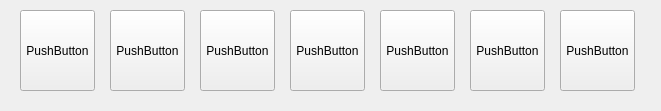
  <widget class="QWidget" name="widget_17" native="true">
   <property name="geometry">
    <rect>
     <x>0</x>
     <y>790</y>
     <width>661</width>
     <height>111</height>
    </rect>
   </property>
   <property name="styleSheet">
    <string notr="true">background-color:&quot;lightblue&quot;
</string>
   </property>
   <widget class="QPushButton" name="pushButton">
    <property name="geometry">
     <rect>
      <x>20</x>
      <y>10</y>
      <width>75</width>
      <height>81</height>
     </rect>
    </property>
    <property name="styleSheet">
     <string notr="true">background-color:&quot;lightgrey&quot;
</string>
    </property>
    <property name="text">
     <string>PushButton</string>
    </property>
   </widget>
   <widget class="QPushButton" name="pushButton_2">
    <property name="geometry">
     <rect>
      <x>110</x>
      <y>10</y>
      <width>75</width>
      <height>81</height>
     </rect>
    </property>
    <property name="styleSheet">
     <string notr="true">background-color:&quot;lightgrey&quot;
</string>
    </property>
    <property name="text">
     <string>PushButton</string>
    </property>
   </widget>
   <widget class="QPushButton" name="pushButton_3">
    <property name="geometry">
     <rect>
      <x>200</x>
      <y>10</y>
      <width>75</width>
      <height>81</height>
     </rect>
    </property>
    <property name="styleSheet">
     <string notr="true">background-color:&quot;lightgrey&quot;
</string>
    </property>
    <property name="text">
     <string>PushButton</string>
    </property>
   </widget>
   <widget class="QPushButton" name="pushButton_4">
    <property name="geometry">
     <rect>
      <x>290</x>
      <y>10</y>
      <width>75</width>
      <height>81</height>
     </rect>
    </property>
    <property name="styleSheet">
     <string notr="true">background-color:&quot;lightgrey&quot;
</string>
    </property>
    <property name="text">
     <string>PushButton</string>
    </property>
   </widget>
   <widget class="QPushButton" name="pushButton_5">
    <property name="geometry">
     <rect>
      <x>470</x>
      <y>10</y>
      <width>75</width>
      <height>81</height>
     </rect>
    </property>
    <property name="styleSheet">
     <string notr="true">background-color:&quot;lightgrey&quot;
</string>
    </property>
    <property name="text">
     <string>PushButton</string>
    </property>
   </widget>
   <widget class="QPushButton" name="pushButton_6">
    <property name="geometry">
     <rect>
      <x>380</x>
      <y>10</y>
      <width>75</width>
      <height>81</height>
     </rect>
    </property>
    <property name="styleSheet">
     <string notr="true">background-color:&quot;lightgrey&quot;
</string>
    </property>
    <property name="text">
     <string>PushButton</string>
    </property>
   </widget>
   <widget class="QPushButton" name="pushButton_7">
    <property name="geometry">
     <rect>
      <x>560</x>
      <y>10</y>
      <width>75</width>
      <height>81</height>
     </rect>
    </property>
    <property name="styleSheet">
     <string notr="true">background-color:&quot;lightgrey&quot;
</string>
    </property>
    <property name="text">
     <string>PushButton</string>
    </property>
   </widget>
  </widget>
